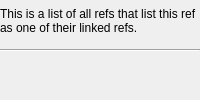
     <widget class="QWidget" name="pageLinkedFrom">
      <layout class="QGridLayout" name="gridLayout_13">
       <property name="leftMargin">
        <number>0</number>
       </property>
       <property name="topMargin">
        <number>0</number>
       </property>
       <property name="rightMargin">
        <number>0</number>
       </property>
       <property name="bottomMargin">
        <number>0</number>
       </property>
       <item row="2" column="0">
        <widget class="DKFormListPane" name="linkedFrom">
         <property name="whatsThis">
          <string>This list pane shows all refs that list this ref as one of their Linked Refs.</string>
         </property>
         <property name="showFormTypes">
          <bool>false</bool>
         </property>
         <property name="showMoveButtons">
          <bool>false</bool>
         </property>
         <property name="showRemoveButton">
          <bool>false</bool>
         </property>
        </widget>
       </item>
       <item row="0" column="0">
        <widget class="QLabel" name="label_48">
         <property name="text">
          <string>&lt;p&gt;This is a list of all refs that list this ref as one of their linked refs.&lt;/p&gt;</string>
         </property>
         <property name="wordWrap">
          <bool>true</bool>
         </property>
        </widget>
       </item>
       <item row="1" column="0">
        <widget class="Line" name="line_3">
         <property name="orientation">
          <enum>Qt::Horizontal</enum>
         </property>
        </widget>
       </item>
      </layout>
     </widget>
